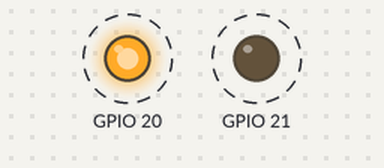
A program run on a simulated Raspberry Pi (BCM pin numbers). Parts: output pins drawn as LEDs (lit = HIGH). Dashed ring = blinking.

Above: at 0.5 s.
Timing chart, 0 to 4.6 s (numbered marks = the images above):
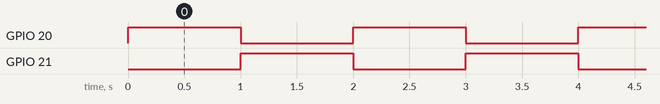

Measured:
- by itself, GPIO 20, GPIO 21: alternates HIGH for 1.0 s and LOW for 1.0 s

The program:

2colorled.py
```python
import RPi.GPIO as GPIO
import time

GPIO.setmode(GPIO.BCM)
GPIO.setup(21, GPIO.OUT) #GREEN
GPIO.setup(20, GPIO.OUT) #RED

try:
    while(True):
        GPIO.output(20,True)
        GPIO.output(21,False)
        time.sleep(1)
        GPIO.output(20,False)
        GPIO.output(21,True)
        time.sleep(1)

except expression as e:
        print(e)

finally:
    GPIO.cleanup()
```
